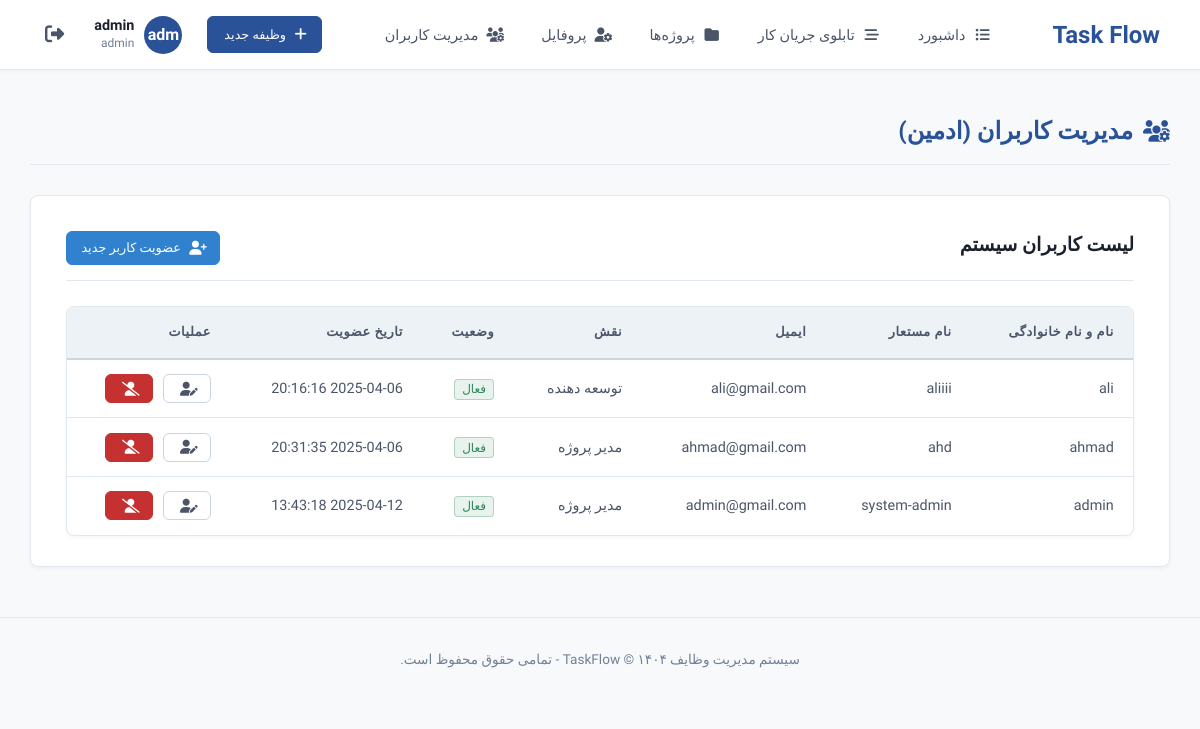
The app's page /users/admin (signed in) with its own data.
### tables this page shows
CREATE TABLE `users` (
  `id` int(11) NOT NULL,
  `role` varchar(100) NOT NULL DEFAULT 'user',
  `unit` text NOT NULL,
  `name` varchar(200) NOT NULL,
  `nickname` varchar(200) NOT NULL,
  `email` varchar(200) NOT NULL,
  `password` varchar(200) NOT NULL,
  `CreateDate` datetime NOT NULL DEFAULT current_timestamp()
);

### app/lib/Core.php (called while the page is built, shortened)
<?php
class Core {
    protected $CurrentMethod = "index";
    function __construct (){
        $url = $this -> GetURL();
        if (isset($url[0])){
            if (file_exists("../app/Controller/" . ucwords($url[0] . ".php"))){
                unset($url[0]);
            }
        }
        $this -> CurrentController = new $this -> CurrentController;
        if (isset($url[1])){
            if (method_exists($this -> CurrentController, $url[1])){
                $this -> CurrentMethod = $url[1];
                unset($url[1]);
            }
        }
        $this -> param = $url ? array_values($url) : [];
        call_user_func_array([$this -> CurrentController, $this -> CurrentMethod], $this -> param);
    }
    function GetURL (){
        if (isset($_GET['url'])){
            $url = rtrim($_GET['url'], '/');
            $url = filter_var($url, FILTER_SANITIZE_URL);
            $url = explode('/', $url);
            return $url;
        }
    }
}

### public/index.php (called while the page is built, shortened)
<?php
    $init = new Core();

### app/helper/session.php (called while the page is built, shortened)
<?php
function is_user_logged_in (){
    if (isset($_SESSION['user_id'])){
        return true;
    }
    return false;
}

### app/lib/Database.php (called while the page is built, shortened)
<?php
class Database {
    private $host = MYSQL_SERVER;
    private $user = MYSQL_USERNAME;
    private $password = MYSQL_PASSWORD;
    private $name = MYSQL_DATABASE;
    private $db;
    private $statment;
    public function __construct() {
        try {
            $this -> db = new PDO("mysql:host={$this -> host}; port=3306; dbname={$this -> name}", $this -> user, $this -> password);
            $this -> db -> setAttribute(PDO::ATTR_DEFAULT_FETCH_MODE, PDO::FETCH_OBJ);
        } catch (PDOException $e) {
            die($e->getMessage());
        }
    }
    function query ($sql){
        $this -> statment = $this -> db -> prepare($sql);
    }
    function execute (){
        return $this -> statment -> execute();
    }
    function fetchAll (){
        $this -> execute();
        return $this -> statment -> fetchAll();
    }
}

### app/Model/User.php (called while the page is built, shortened)
<?php
class User {
    private $db;
    function __construct (){
        $this -> db = new Database;
    }
    function GetUsers (){
        $this -> db -> query("
            SELECT * FROM `users` WHERE 1
        ");
        return $this -> db -> fetchAll();
    }
}

### app/View/users/admin.php (the view, shortened to what this page needs)
<?php require_once (APPROOT . '/View/base/header.php'); ?>
    <?php require_once (APPROOT . "/View/base/nav.php"); ?>
    <div class="container">
        <h2><i class="fas fa-users-cog"></i>مدیریت کاربران (ادمین)</h2>
        <div class="card">
            <div class="section-header">
                <h3 style="margin-bottom: 0;">لیست کاربران سیستم</h3>
                <a href="<?php echo URLROOT; ?>users/register" class="btn btn-info btn-sm"><i class="fas fa-user-plus"></i>عضویت کاربر جدید</a>
            </div>
            <div class="table-container">
                <table class="table">
                    <thead> <tr> <th>نام و نام خانوادگی</th> <th>نام مستعار</th> <th>ایمیل</th> <th>نقش</th> <th>وضعیت</th> <th>تاریخ عضویت</th> <th>عملیات</th> </tr> </thead>
                    <tbody>
                        <?php foreach ($data['users'] as $user): ?>
                            <tr>
                                <td><?php echo $user -> name; ?></td>
                                <td><?php echo $user -> nickname; ?></td>
                                <td><?php echo $user -> email; ?></td>
                                <td><?php Role($user -> role); ?></td>
                                <td>
                                    <span class="badge badge-status-active">فعال</span>
                                </td>
                                <td><?php echo $user -> CreateDate; ?></td>
                                <td>
                                    <div class="button-group">
                                        <button class="btn btn-sm btn-secondary" title="ویرایش"><i class="fas fa-user-edit"></i></button>
                                        <button class="btn btn-sm btn-danger" title="غیرفعال کردن"><i class="fas fa-user-slash"></i></button>
                                    </div>
                                </td>
                            </tr>
                        <?php endforeach; ?>
                    </tbody>
                </table>
            </div>
        </div>
    </div>
    <?php require_once (APPROOT . '/View/base/footer.php'); ?>

### app/Controller/Users.php (shortened to what this page needs)
<?php
class Users extends Controller {
    protected $userModel;
    function __construct (){
        $this -> userModel = $this -> model ('user');
    }
    function admin (){
        if ($_SERVER['REQUEST_METHOD'] == 'GET'){
            $users = $this -> userModel -> GetUsers();
            $data = [
                'users' => $users
            ];
            $this -> view("users/admin", $data);
        } else {
        }
    }
}

### app/lib/Controller.php (shortened to what this page needs)
<?php
class Controller {
    function model ($model){
        return new $model;
    }
    function view ($view, $data = []){
        if (file_exists("../app/View/" . $view . ".php")){
            require_once ("../app/View/" . $view . ".php");
        } else {
            die("404 Error: Page dose not Exsits!");
        }
    }
}

### app/View/base/header.php (shortened to what this page needs)
<!DOCTYPE html>
<html lang="fa" dir="rtl">
<head>
    <link rel="stylesheet" href="https://cdnjs.cloudflare.com/ajax/libs/font-awesome/6.4.0/css/all.min.css">
    <link rel="stylesheet" type="text/css" href="<?php echo URLROOT; ?>css/style.css">
</head>
<body>

### app/View/base/nav.php (shortened to what this page needs)
<header class="main-header">
        <div class="logo">Task Flow</div>
        <nav class="main-nav">
            <a href="<?php echo URLROOT; ?>tasks/index" class="nav-link"><i class="fas fa-list-ul fa-fw"></i> داشبورد</a>
            <a href="<?php echo URLROOT; ?>boards/index" class="nav-link"><i class="fas fa-stream fa-fw"></i> تابلوی جریان کار</a>
            <a href="<?php echo URLROOT; ?>boards/project" class="nav-link"><i class="fas fa-folder fa-fw"></i> پروژه‌ها</a>
            <a href="<?php echo URLROOT; ?>users/profile" class="nav-link"><i class="fas fa-user-cog fa-fw"></i> پروفایل</a>
            <?php if (isset($_SESSION['user_role']) and $_SESSION['user_role'] == 'admin'): ?>
                <a href="<?php echo URLROOT; ?>users/admin" class="nav-link"><i class="fas fa-users-cog fa-fw"></i> مدیریت کاربران</a>
            <?php endif; ?>
        </nav>
        <div class="header-actions">
            <a href="<?php echo URLROOT; ?>tasks/add" class="btn btn-primary btn-sm"><i class="fas fa-plus"></i> وظیفه جدید</a>
            <?php if (is_user_logged_in()): ?>
                <div class="user-menu">
                    <div class="user-avatar"><?php echo isset($_SESSION['user_name']) ? substr($_SESSION['user_name'], 0, 3) : ''; ?></div>
                    <div class="user-info">
                        <span class="user-nickname"><?php echo isset($_SESSION['user_name']) ? $_SESSION['user_name'] : 'Lead'; ?></span>
                        <span class="user-role"><?php echo isset($_SESSION['user_role']) ? $_SESSION['user_role'] : ''; ?></span>
                    </div>
                </div>
            <?php else: ?>
                <a href="<?php echo URLROOT; ?>users/login" class="icon-link" title="login"><i class="fas fa-sign-in-alt"></i></a>
            <?php endif; ?>
            <?php if (is_user_logged_in()): ?>
                <a href="<?php echo URLROOT; ?>users/logout" class="icon-link" title="logout"><i class="fas fa-sign-out-alt"></i></a>
            <?php endif; ?>
        </div>
    </header>

### app/helper/functions.php (shortened to what this page needs)
<?php
function Role ($role){
    switch ($role):
        case 'admin':
            $rol = 'مدیر پروژه';
            break;
        case 'developer':
            $rol = 'توسعه دهنده';
            break;
    endswitch;
    echo $rol;
}

### app/View/base/footer.php (shortened to what this page needs)
    <footer style="text-align: center; padding: 30px 0; margin-top: 50px; border-top: 1px solid var(--border-color-light); color: var(--text-muted); font-size: 0.85rem;">
        سیستم مدیریت وظایف TaskFlow &copy; ۱۴۰۴ - تمامی حقوق محفوظ است.
    </footer>
</body>
</html>

### records on screen
users: name "ali", nickname "aliiii", email "ali@gmail.com", role "توسعه دهنده", CreateDate "2025-04-06 20:16:16"
users: name "ahmad", nickname "ahd", email "ahmad@gmail.com", role "مدیر پروژه", CreateDate "2025-04-06 20:31:35"
users: name "admin", nickname "system-admin", email "admin@gmail.com", role "مدیر پروژه", CreateDate "2025-04-12 13:43:18"

### other values on screen
substr($_SESSION['user_name'], 0, 3) "adm"
$_SESSION['user_name'] "admin"
$_SESSION['user_role'] "admin"
